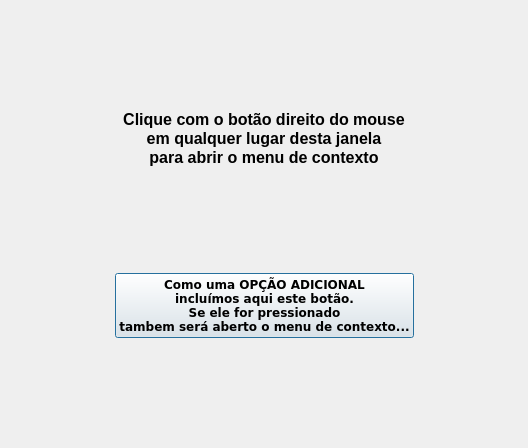
<?xml version="1.0" encoding="UTF-8"?>
<ui version="4.0">
 <class>Widget</class>
 <widget class="QWidget" name="Widget">
  <property name="geometry">
   <rect>
    <x>0</x>
    <y>0</y>
    <width>528</width>
    <height>448</height>
   </rect>
  </property>
  <property name="minimumSize">
   <size>
    <width>528</width>
    <height>448</height>
   </size>
  </property>
  <property name="windowTitle">
   <string>Widget</string>
  </property>
  <layout class="QVBoxLayout" name="verticalLayout">
   <item>
    <spacer name="verticalSpacer">
     <property name="orientation">
      <enum>Qt::Vertical</enum>
     </property>
     <property name="sizeHint" stdset="0">
      <size>
       <width>20</width>
       <height>88</height>
      </size>
     </property>
    </spacer>
   </item>
   <item>
    <widget class="QLabel" name="label">
     <property name="text">
      <string>&lt;!DOCTYPE HTML PUBLIC &quot;-//W3C//DTD HTML 4.0//EN&quot; &quot;http://www.w3.org/TR/REC-html40/strict.dtd&quot;&gt;
&lt;html&gt;&lt;head&gt;&lt;meta name=&quot;qrichtext&quot; content=&quot;1&quot; /&gt;&lt;style type=&quot;text/css&quot;&gt;
p, li { white-space: pre-wrap; }
&lt;/style&gt;&lt;/head&gt;&lt;body style=&quot; font-family:'MS Shell Dlg 2'; font-size:8.25pt; font-weight:400; font-style:normal;&quot;&gt;
&lt;p align=&quot;center&quot; style=&quot; margin-top:0px; margin-bottom:0px; margin-left:0px; margin-right:0px; -qt-block-indent:0; text-indent:0px;&quot;&gt;&lt;span style=&quot; font-size:12pt; font-weight:600;&quot;&gt;Clique com o botão direito do mouse&lt;/span&gt;&lt;/p&gt;
&lt;p align=&quot;center&quot; style=&quot; margin-top:0px; margin-bottom:0px; margin-left:0px; margin-right:0px; -qt-block-indent:0; text-indent:0px;&quot;&gt;&lt;span style=&quot; font-size:12pt; font-weight:600;&quot;&gt;em qualquer lugar desta janela&lt;/span&gt;&lt;/p&gt;
&lt;p align=&quot;center&quot; style=&quot; margin-top:0px; margin-bottom:0px; margin-left:0px; margin-right:0px; -qt-block-indent:0; text-indent:0px;&quot;&gt;&lt;span style=&quot; font-size:12pt; font-weight:600;&quot;&gt;para abrir o menu de contexto&lt;/span&gt;&lt;/p&gt;&lt;/body&gt;&lt;/html&gt;</string>
     </property>
    </widget>
   </item>
   <item>
    <spacer name="verticalSpacer_3">
     <property name="orientation">
      <enum>Qt::Vertical</enum>
     </property>
     <property name="sizeHint" stdset="0">
      <size>
       <width>20</width>
       <height>40</height>
      </size>
     </property>
    </spacer>
   </item>
   <item>
    <layout class="QHBoxLayout" name="horizontalLayout">
     <item>
      <spacer name="horizontalSpacer">
       <property name="orientation">
        <enum>Qt::Horizontal</enum>
       </property>
       <property name="sizeHint" stdset="0">
        <size>
         <width>40</width>
         <height>20</height>
        </size>
       </property>
      </spacer>
     </item>
     <item>
      <widget class="QPushButton" name="pushButton">
       <property name="font">
        <font>
         <family>Verdana</family>
         <pointsize>9</pointsize>
         <weight>75</weight>
         <bold>true</bold>
        </font>
       </property>
       <property name="text">
        <string>Como uma OPÇÃO ADICIONAL
incluímos aqui este botão.
Se ele for pressionado 
tambem será aberto o menu de contexto...</string>
       </property>
       <property name="default">
        <bool>true</bool>
       </property>
      </widget>
     </item>
     <item>
      <spacer name="horizontalSpacer_2">
       <property name="orientation">
        <enum>Qt::Horizontal</enum>
       </property>
       <property name="sizeHint" stdset="0">
        <size>
         <width>40</width>
         <height>20</height>
        </size>
       </property>
      </spacer>
     </item>
    </layout>
   </item>
   <item>
    <spacer name="verticalSpacer_2">
     <property name="orientation">
      <enum>Qt::Vertical</enum>
     </property>
     <property name="sizeHint" stdset="0">
      <size>
       <width>20</width>
       <height>88</height>
      </size>
     </property>
    </spacer>
   </item>
  </layout>
 </widget>
 <layoutdefault spacing="6" margin="11"/>
 <resources/>
 <connections/>
</ui>
